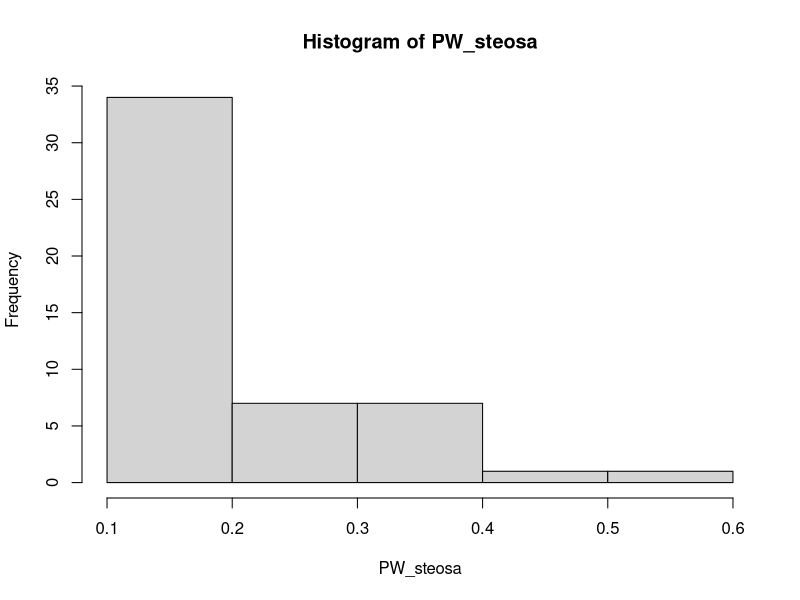
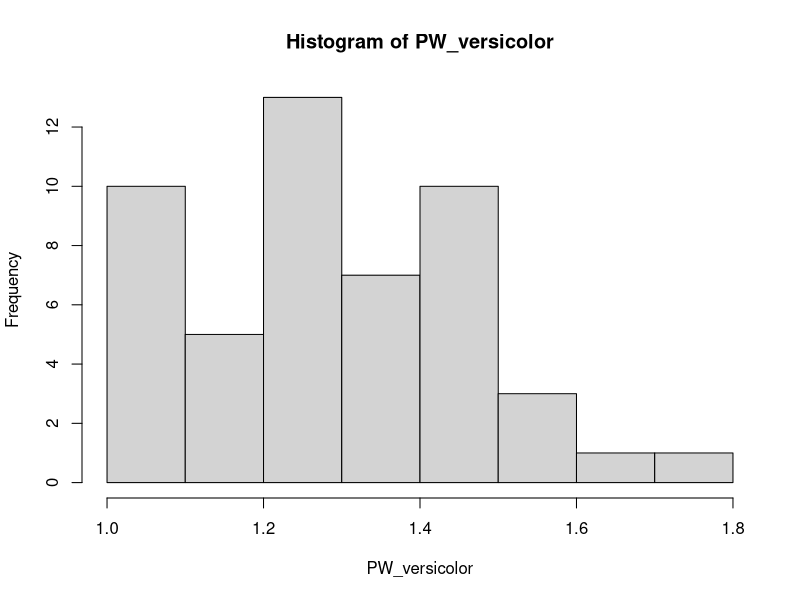

Write the R code that produced these figures, in order.
 # packages ------

library(tidyverse)

# load data ------ 

data("iris")

# data wrangle ------
 
 PW_steosa <- iris %>% 
   filter(Species == "setosa") %>%
    select(Petal.Width) %>%
    pull()
 
 PW_versicolor <- iris %>% 
   filter(Species == "versicolor") %>%
   select(Petal.Width) %>%
   pull()
 
# shapiro test and histagrams -----
 # P > 0.05 means normal distribution
 # data not normally distributed
 
 shapiro.test(PW_steosa)
 hist(PW_steosa)
 
 shapiro.test(PW_versicolor)
 hist(PW_versicolor)
 
 # compare variance ------
  #
 
 var.test(PW_steosa, PW_versicolor)
 
# t test -------
 
 t.test(PW_steosa, PW_versicolor)
 
 # we found a statistically significant diffence in petal width betwen blah balah  
 
 
 
 

 